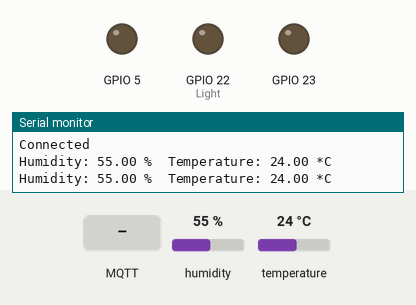
The sketch below on a simulated ESP32. Shown: output pins drawn as LEDs (lit = HIGH), the last lines printed to the serial monitor. Dashed ring = blinking. The test bench sets the inputs (shaded band); at power-on: temperature 24 °C, humidity 55 %. WiFi joins after 1.5 s; servers stay silent unless stated; no MQTT or app messages arrive unless stated.

Above: at 3.9 s.
4.0 s: temperature set to 25.3 °C
At 4.94 s:
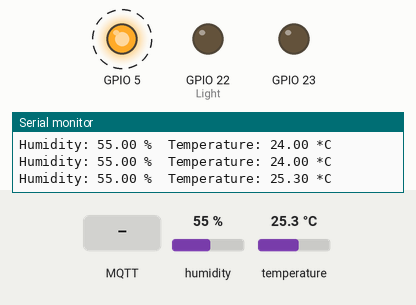
9.9 s: MQTT message "0.0" arrives on the first subscribed topic
At 10.5 s:
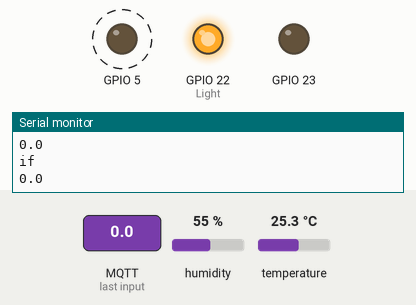
13.8 s: temperature set to 12 °C
At 14.3 s:
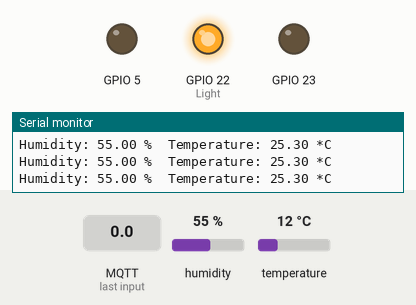
15.3 s: temperature set to 28 °C
At 16.98 s:
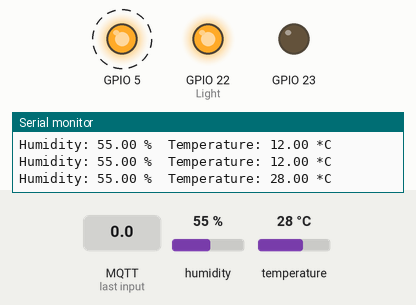
21.2 s: temperature set to 19 °C
At 21.8 s:
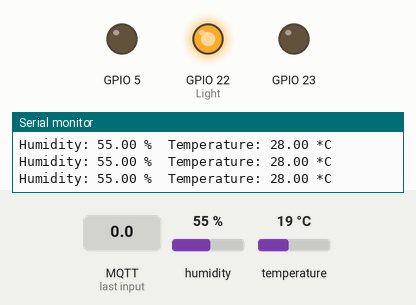
22.7 s: MQTT message "1" arrives on the first subscribed topic
At 23.5 s:
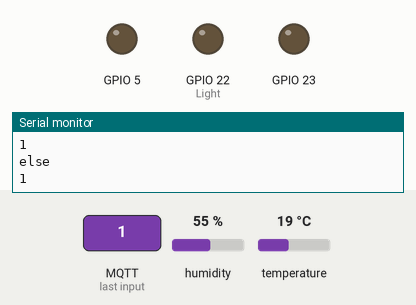
Timing chart, 0 to 25.3 s (numbered marks = the images above; inputs shaded):
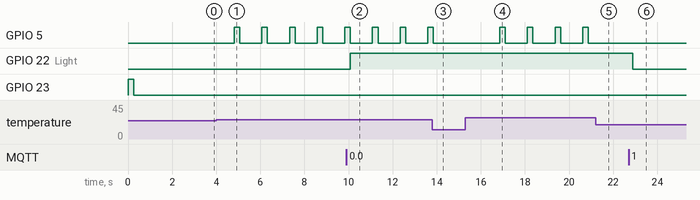

The sketch:

Home_Monitoring_System.ino
```cpp
  #include <WiFi.h>
#include <PubSubClient.h>
#include "DHT.h"

#define DHTPIN 4
#define DHTTYPE DHT22
DHT dht(DHTPIN, DHTTYPE);

#define WIFISSID " ---- " // Put your WifiSSID here
#define PASSWORD " ---- " // Put your wifi password here
#define TOKEN " ---- " // Put your Ubidots' TOKEN
#define MQTT_CLIENT_NAME " ---- " // MQTT client Name, please enter your own 8-12 alphanumeric character ASCII string;
//it should be a random and unique ascii string and different from all other devices

/****************************************
* Define Constants
****************************************/
#define VARIABLE_LABEL_SUBSCRIBE "light" // Assing the variable label
#define VARIABLE_LABEL1 "temp" // Assing the variable label
#define VARIABLE_LABEL2 "humid" // Assing the variable label
#define DEVICE_LABEL "esp32_shop_automation"

#define Light 22

char mqttBroker[]  = "industrial.api.ubidots.com";
char payload[1000];
char topic[150];
char topic1[150];
char topic2[150];
char topicSubscribe[100];

// Space to store values to send
char str_Temp[10];
char str_humidity[10];

/****************************************
* Auxiliar Functions
****************************************/
WiFiClient ubidots;
PubSubClient client(ubidots);

void callback(char* topic, byte* payload, unsigned int length) {
    char p[length + 1];
    memcpy(p, payload, length);
    p[length] = NULL;
    String message(p);
    Serial.println(message);

    if (message == "0.0") {
    digitalWrite(Light, HIGH);
    Serial.println("if");
    Serial.println("");
    }
    else {
    digitalWrite(Light, LOW);
    Serial.println("else");
    Serial.println("");
    }

    Serial.write(payload, length);
    Serial.println();
}
void reconnect() {
// Loop until we're reconnected
    while (!client.connected()) {
        Serial.println("Attempting MQTT connection...");
        // Attemp to connect
            if (client.connect(MQTT_CLIENT_NAME, TOKEN, "")) {
            Serial.println("Connected");
            } else {
            Serial.print("Failed, rc=");
            Serial.print(client.state());
            Serial.println(" try again in 2 seconds");
            // Wait 2 seconds before retrying
            delay(2000);
        }
    }
}
/****************************************
* Main Functions
****************************************/
void setup() {
    Serial.begin(115200);
    dht.begin();
    WiFi.begin(WIFISSID, PASSWORD);
    // Assign the pin as OUTPUT
    pinMode(Light, OUTPUT);
    pinMode(23, OUTPUT);
    pinMode(5, OUTPUT);

    Serial.println();
    Serial.print("Wait for WiFi...");
    while (WiFi.status() != WL_CONNECTED) {
        Serial.print(".");
        digitalWrite(23, HIGH);
        delay(250);
        digitalWrite(23, LOW);
        delay(2500);
}
    Serial.println("");
    digitalWrite(23, LOW);
    Serial.println("WiFi Connected");
    Serial.println("IP address: ");
    Serial.println(WiFi.localIP());
    client.setServer(mqttBroker, 1883);
    client.setCallback(callback);

    sprintf(topicSubscribe, "/v1.6/devices/%s/%s/lv", DEVICE_LABEL, VARIABLE_LABEL_SUBSCRIBE);
    client.subscribe(topicSubscribe);
}
void loop() {
    if (!client.connected()) {
    reconnect();
    client.subscribe(topicSubscribe);
  }

    float h = dht.readHumidity();
    float t = dht.readTemperature();
    if (isnan(h) || isnan(t)) {
        Serial.println("Failed to read from DHT sensor!");
        return;
        }
    Serial.print("Humidity: ");
    Serial.print(h);
    Serial.print(" %\t");
    Serial.print("Temperature: ");
    Serial.print(t);
    Serial.println(" *C ");
    Serial.println();

    if(t > 24.50) {
      digitalWrite(5, HIGH);
      delay(250);
      digitalWrite(5, LOW);
    }

    dtostrf(t, 4, 2, str_Temp);
    dtostrf(h, 4, 2, str_humidity);

    sprintf(topic1, "%s%s", "/v1.6/devices/", DEVICE_LABEL);
    sprintf(payload, "%s", "");
    sprintf(payload, "{\"%s\":", VARIABLE_LABEL1);
    sprintf(payload, "%s {\"value\": %s}}", payload, str_Temp);
    //Serial.println("Publishing temperature to Ubidots Cloud");
    client.publish(topic1, payload);

    sprintf(topic2, "%s%s", "/v1.6/devices/", DEVICE_LABEL);
    sprintf(payload, "%s", "");
    sprintf(payload, "{\"%s\":", VARIABLE_LABEL2);
    sprintf(payload, "%s {\"value\": %s}}", payload, str_humidity);
    //Serial.println("Publishing humidity to Ubidots Cloud");
    client.publish(topic2, payload);

    client.loop();
    delay(1000);
}
```

Measured:
- the behaviour switches between 24.5 and 24.6 °C on temperature (found by bisection; images 0 and 1)
- after the input at 4.0 s, GPIO 5: alternates HIGH for 0.25 s and LOW for 1.0 s, starting after 0.82 s
- after the input at 9.9 s, GPIO 22 (Light): LOW → HIGH after 0.18 s
- after the input at 13.8 s, GPIO 5: goes on until 13.8 s, then stays LOW
- after the input at 15.3 s, GPIO 5: alternates HIGH for 0.25 s and LOW for 1.0 s, starting after 1.6 s
- after the input at 21.2 s, GPIO 5: stays LOW (without the input it goes to HIGH after 0.67 s)
- after the input at 22.7 s, GPIO 22 (Light): HIGH → LOW after 0.18 s
